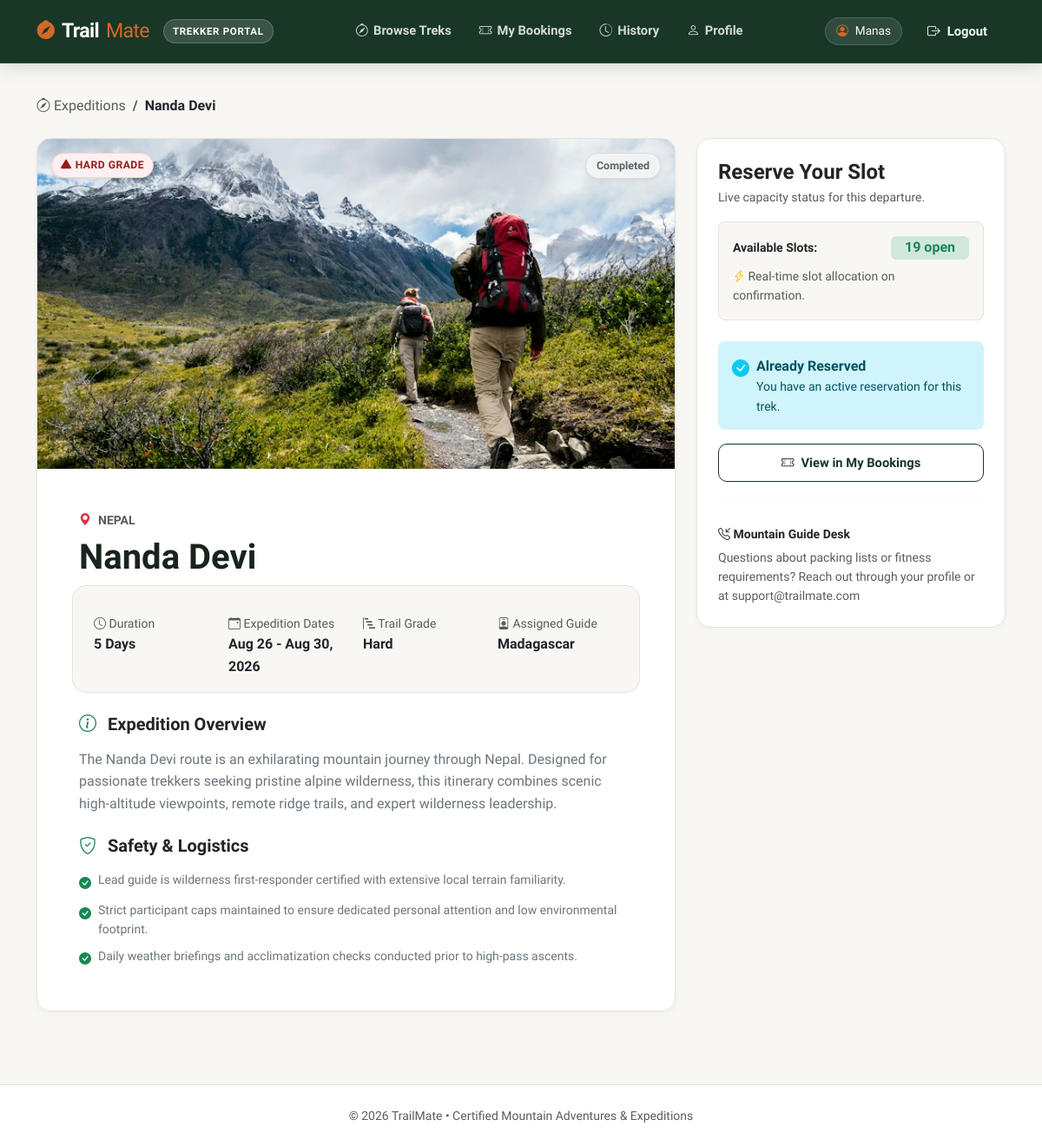
Page /user/treks/2 (signed in) on the committed database.
### models.py (models this page shows)
class User(db.Model, UserMixin):
    id = db.Column(db.Integer, primary_key=True)
    name = db.Column(db.String(100), nullable=False)
    email = db.Column(db.String(120), unique=True, nullable=False)
    password = db.Column(db.String(200), nullable=False)
    role = db.Column(db.String(20), nullable=False, default='user')
    contact_details = db.Column(db.String(200), nullable=True)
    status = db.Column(db.String(20), nullable=False, default='Active')  # Active/Inactive/Pending
    assigned_treks = db.relationship('Trek', backref='assigned_staff', lazy=True)
    bookings = db.relationship('Booking', backref='user', lazy=True)

class Trek(db.Model):
    trek_id = db.Column(db.Integer, primary_key=True)
    trek_name = db.Column(db.String(150), nullable=False)
    location = db.Column(db.String(150), nullable=False)
    difficulty = db.Column(db.String(50), nullable=False)
    duration = db.Column(db.String(50), nullable=False)  # e.g., '5 Days'
    available_slots = db.Column(db.Integer, nullable=False)
    assigned_staff_id = db.Column(db.Integer, db.ForeignKey('user.id'), nullable=True)
    status = db.Column(db.String(50), nullable=False, default='Open')  # Open/Started/Completed
    start_date = db.Column(db.Date, nullable=False)
    end_date = db.Column(db.Date, nullable=False)
    bookings = db.relationship('Booking', backref='trek', lazy=True)

### routes/user.py (the view)
@user_bp.route('/treks/<int:trek_id>')
@login_required
@user_required
def trek_details(trek_id):
    trek = Trek.query.get_or_404(trek_id)
    existing_booking = Booking.query.filter(
        Booking.user_id == current_user.id,
        Booking.trek_id == trek_id,
        Booking.status != 'Cancelled'
    ).first()
    has_booked = existing_booking is not None
    return render_template('user/trek_details.html', trek=trek, has_booked=has_booked)

### routes/user.py (called while the page is built)
def user_required(f):
    @wraps(f)
    def decorated_function(*args, **kwargs):
        if not current_user.is_authenticated or current_user.role != 'user':
            flash('Access Denied. Trekker account required.', 'warning')
            return redirect(url_for('auth.login'))
        return f(*args, **kwargs)
    return decorated_function

### templates/user/trek_details.html (shortened to what this page needs)
{% extends "user/user_layout.html" %}
{% block user_content %}
<nav class="mb-4" aria-label="breadcrumb">
    <ol class="breadcrumb small">
        <li class="breadcrumb-item"><a href="{{ url_for('user.dashboard') }}" class="text-decoration-none text-muted"><i class="bi bi-compass"></i> Expeditions</a></li>
        <li class="breadcrumb-item active text-dark fw-bold" aria-current="page">{{ trek.trek_name }}</li>
    </ol>
</nav>
{% set trek_img = 'images/trek_lake.jpg' if ('Lake' in trek.trek_name or 'Roopkund' in trek.trek_name) else ('images/trek_forest.jpg' if ('Valley' in trek.trek_name or 'Flower' in trek.trek_name or 'Fort' in trek.trek_name or 'Trail' in trek.trek_name or 'Triund' in trek.trek_name) else ('images/trek_summit.jpg' if ('Summit' in trek.trek_name or 'K2' in trek.trek_name or 'Kangri' in trek.trek_name) else 'images/trek_himalayas.jpg')) %}
<div class="row g-4">
    <div class="col-lg-8">
        <div class="content-panel mb-4 overflow-hidden">
            <div class="position-relative" style="height: 380px;">
                <img src="{{ url_for('static', filename=trek_img) }}" alt="{{ trek.trek_name }}" class="w-100 h-100 object-fit-cover">
                <div class="position-absolute top-0 start-0 m-3">
                    <span class="badge-difficulty {{ trek.difficulty|lower }} shadow-sm">
                        <i class="bi bi-triangle-fill"></i> {{ trek.difficulty }} Grade
                    </span>
                </div>
                <div class="position-absolute top-0 end-0 m-3">
                    <span class="badge-status status-{{ trek.status|lower }} shadow-sm">{{ trek.status }}</span>
                </div>
            </div>
            <div class="p-4 p-md-5">
                <div class="d-flex align-items-center gap-2 text-uppercase fw-bold text-muted small mb-2">
                    <i class="bi bi-geo-alt-fill text-danger"></i> {{ trek.location }}
                </div>
                <h1 class="display-6 fw-bold mb-4" style="color: var(--tm-text);">{{ trek.trek_name }}</h1>
                <div class="row g-3 p-3 rounded-4 mb-4" style="background-color: var(--tm-bg); border: 1px solid var(--tm-border);">
                    <div class="col-6 col-md-3">
                        <div class="small text-muted"><i class="bi bi-clock"></i> Duration</div>
                        <div class="fw-bold fs-6 text-dark">{{ trek.duration }}</div>
                    </div>
                    <div class="col-6 col-md-3">
                        <div class="small text-muted"><i class="bi bi-calendar-event"></i> Expedition Dates</div>
                        <div class="fw-bold fs-6 text-dark">{{ trek.start_date.strftime('%b %d') }} - {{ trek.end_date.strftime('%b %d, %Y') }}</div>
                    </div>
                    <div class="col-6 col-md-3">
                        <div class="small text-muted"><i class="bi bi-bar-chart-steps"></i> Trail Grade</div>
                        <div class="fw-bold fs-6 text-dark">{{ trek.difficulty }}</div>
                    </div>
                    <div class="col-6 col-md-3">
                        <div class="small text-muted"><i class="bi bi-person-badge"></i> Assigned Guide</div>
                        <div class="fw-bold fs-6 text-dark">{{ trek.assigned_staff.name if trek.assigned_staff else 'Wilderness Staff' }}</div>
                    </div>
                </div>
                <h5 class="fw-bold text-dark mb-3"><i class="bi bi-info-circle text-success me-2"></i> Expedition Overview</h5>
                <p class="text-secondary leading-relaxed mb-4">
                    The {{ trek.trek_name }} route is an exhilarating mountain journey through {{ trek.location }}. Designed for passionate trekkers seeking pristine alpine wilderness, this itinerary combines scenic high-altitude viewpoints, remote ridge trails, and expert wilderness leadership.
                </p>
                <h5 class="fw-bold text-dark mb-3"><i class="bi bi-shield-check text-success me-2"></i> Safety & Logistics</h5>
                <ul class="list-unstyled text-secondary small d-flex flex-column gap-2 mb-0">
                    <li class="d-flex align-items-start gap-2">
                        <i class="bi bi-check-circle-fill text-success mt-1"></i>
                        <span>Lead guide is wilderness first-responder certified with extensive local terrain familiarity.</span>
                    </li>
                    <li class="d-flex align-items-start gap-2">
                        <i class="bi bi-check-circle-fill text-success mt-1"></i>
                        <span>Strict participant caps maintained to ensure dedicated personal attention and low environmental footprint.</span>
                    </li>
                    <li class="d-flex align-items-start gap-2">
                        <i class="bi bi-check-circle-fill text-success mt-1"></i>
                        <span>Daily weather briefings and acclimatization checks conducted prior to high-pass ascents.</span>
                    </li>
                </ul>
            </div>
        </div>
    </div>
    <div class="col-lg-4">
        <div class="content-panel p-4 position-sticky" style="top: 90px;">
            <h4 class="fw-bold mb-1 text-dark">Reserve Your Slot</h4>
            <p class="small text-muted mb-3">Live capacity status for this departure.</p>
            <div class="p-3 rounded-3 mb-4" style="background-color: var(--tm-bg); border: 1px solid var(--tm-border);">
                <div class="d-flex justify-content-between align-items-center mb-1">
                    <span class="small fw-bold text-dark">Available Slots:</span>
                    <span class="badge bg-success-subtle text-success fs-6 fw-bold px-3">{{ trek.available_slots }} open</span>
                </div>
                <div class="small text-muted mt-2">
                    <i class="bi bi-lightning-charge text-warning"></i> Real-time slot allocation on confirmation.
                </div>
            </div>
            {% if has_booked %}
                <div class="alert alert-info border-0 rounded-3 d-flex align-items-start gap-2 mb-3">
                    <i class="bi bi-check-circle-fill text-info fs-5 flex-shrink-0"></i>
                    <div>
                        <div class="fw-bold">Already Reserved</div>
                        <div class="small">You have an active reservation for this trek.</div>
                    </div>
                </div>
                <a href="{{ url_for('user.my_bookings') }}" class="btn btn-outline-primary w-100">
                    <i class="bi bi-ticket-perforated"></i> View in My Bookings
                </a>
            {% endif %}
            <hr class="my-4" style="border-color: var(--tm-border-light);">
            <div class="small text-muted">
                <div class="fw-bold text-dark mb-1"><i class="bi bi-telephone-inbound"></i> Mountain Guide Desk</div>
                Questions about packing lists or fitness requirements? Reach out through your profile or at support@trailmate.com
            </div>
        </div>
    </div>
</div>
{% endblock %}

### templates/user/user_layout.html
{% extends "base.html" %}
{% block content %}
<nav class="tm-navbar">
    <div class="container d-flex align-items-center justify-content-between flex-wrap gap-2">
        <div class="d-flex align-items-center gap-3">
            <a href="{{ url_for('auth.index') }}" class="brand-logo">
                <i class="bi bi-compass-fill logo-icon"></i>
                <span class="logo-trail">Trail</span><span class="logo-mate">Mate</span>
            </a>
            <span class="portal-badge d-none d-sm-inline-block">Trekker Portal</span>
        </div>
        <div class="d-flex align-items-center flex-wrap gap-1 order-3 order-md-2 mt-2 mt-md-0">
            <a href="{{ url_for('user.dashboard') }}" class="nav-link {% if request.endpoint == 'user.dashboard' %}active{% endif %}">
                <i class="bi bi-compass"></i> Browse Treks
            </a>
            <a href="{{ url_for('user.my_bookings') }}" class="nav-link {% if request.endpoint == 'user.my_bookings' %}active{% endif %}">
                <i class="bi bi-ticket-perforated"></i> My Bookings
            </a>
            <a href="{{ url_for('user.history') }}" class="nav-link {% if request.endpoint == 'user.history' %}active{% endif %}">
                <i class="bi bi-clock-history"></i> History
            </a>
            <a href="{{ url_for('user.profile') }}" class="nav-link {% if request.endpoint == 'user.profile' %}active{% endif %}">
                <i class="bi bi-person"></i> Profile
            </a>
        </div>
        <div class="d-flex align-items-center gap-2 order-2 order-md-3">
            <span class="user-chip d-none d-sm-inline-flex">
                <i class="bi bi-person-circle"></i> {{ current_user.name }}
            </span>
            <a href="{{ url_for('auth.logout') }}" class="btn btn-outline-light btn-sm btn-pill">
                <i class="bi bi-box-arrow-right"></i> Logout
            </a>
        </div>
    </div>
</nav>
<main class="portal-container">
    <div class="container">
        {% block user_content %}{% endblock %}
    </div>
</main>
<footer class="py-4 border-top text-center text-muted small bg-white mt-auto">
    <div class="container">
        &copy; 2026 TrailMate &bull; Certified Mountain Adventures & Expeditions
    </div>
</footer>
{% endblock %}

### static/css/style.css (style rules this page uses)
:root { --tm-primary: #183727; --tm-primary-hover: #11281c; --tm-primary-subtle: #edf3ee; --tm-primary-text: #0e2218; --tm-accent: #d36928; --tm-accent-hover: #b85418; --tm-accent-subtle: #fcf1e8; --tm-bg: #f8f7f4; --tm-bg-alt: #f1efe9; --tm-surface: #ffffff; --tm-surface-elevated: #ffffff; --tm-border: #e6e3da; --tm-border-light: #f0ede6; --tm-text: #19241d; --tm-text-secondary: #58645c; --tm-text-tertiary: #87948b; --tm-text-inverse: #ffffff; --tm-easy-bg: #eaf5ed; --tm-easy-border: #c3e5cb; --tm-easy-text: #1b5e20; --tm-moderate-bg: #fef4e8; --tm-moderate-border: #fcd9b6; --tm-moderate-text: #9a3412; --tm-hard-bg: #fef0f0; --tm-hard-border: #fccfcf; --tm-hard-text: #991b1b; --tm-shadow-sm: 0 2px 6px rgba(24, 55, 39, 0.04); --tm-shadow-md: 0 10px 25px -4px rgba(24, 55, 39, 0.07), 0 4px 10px -2px rgba(24, 55, 39, 0.03); --tm-shadow-lg: 0 20px 40px -8px rgba(24, 55, 39, 0.12), 0 8px 16px -4px rgba(24, 55, 39, 0.05); --tm-radius: 16px; --tm-radius-sm: 10px; --tm-transition: all 0.25s cubic-bezier(0.16, 1, 0.3, 1); }
* { box-sizing: border-box; }
body { margin: 0; font-family: 'Plus Jakarta Sans', -apple-system, BlinkMacSystemFont, "Segoe UI", Roboto, sans-serif; background-color: var(--tm-bg); color: var(--tm-text); line-height: 1.6; -webkit-font-smoothing: antialiased; -moz-osx-font-smoothing: grayscale; min-height: 100vh; display: flex; flex-direction: column; }
a { color: var(--tm-primary); text-decoration: none; transition: var(--tm-transition); }
.brand-logo { display: inline-flex; align-items: center; gap: 8px; font-size: 1.45rem; font-weight: 800; text-decoration: none; letter-spacing: -0.03em; }
.brand-logo .logo-icon { color: var(--tm-accent); font-size: 1.35rem; }
.brand-logo .logo-trail { color: var(--tm-text-inverse); font-weight: 800; }
.brand-logo .logo-mate { color: var(--tm-accent); font-weight: 400; }
.tm-navbar { background-color: var(--tm-primary); color: var(--tm-text-inverse); padding: 14px 0; box-shadow: 0 4px 20px rgba(17, 40, 28, 0.15); position: sticky; top: 0; z-index: 1020; border-bottom: 1px solid rgba(255, 255, 255, 0.08); }
.tm-navbar .nav-link { color: rgba(255, 255, 255, 0.82); font-weight: 600; font-size: 0.92rem; padding: 8px 14px; border-radius: 8px; transition: var(--tm-transition); display: flex; align-items: center; gap: 6px; }
.portal-badge { font-size: 0.72rem; font-weight: 700; text-transform: uppercase; letter-spacing: 0.06em; padding: 4px 10px; border-radius: 100px; background-color: rgba(255, 255, 255, 0.15); color: #ffffff; border: 1px solid rgba(255, 255, 255, 0.2); }
.user-chip { display: inline-flex; align-items: center; gap: 8px; padding: 4px 12px; background-color: rgba(255, 255, 255, 0.1); border-radius: 100px; font-size: 0.85rem; color: #ffffff; border: 1px solid rgba(255, 255, 255, 0.15); }
.user-chip i { color: var(--tm-accent); }
.btn { font-weight: 600; font-size: 0.92rem; border-radius: 10px; padding: 10px 20px; transition: var(--tm-transition); display: inline-flex; align-items: center; justify-content: center; gap: 8px; border: 1px solid transparent; }
.btn-outline-primary, .btn-outline-green { color: var(--tm-primary); border-color: var(--tm-primary); background-color: transparent; }
.btn-pill { border-radius: 100px; }
.badge-difficulty { display: inline-flex; align-items: center; gap: 4px; font-size: 0.76rem; font-weight: 700; padding: 4px 10px; border-radius: 100px; text-transform: uppercase; letter-spacing: 0.04em; backdrop-filter: blur(6px); }
.badge-difficulty.hard { background-color: var(--tm-hard-bg); color: var(--tm-hard-text); border: 1px solid var(--tm-hard-border); }
.badge-status { display: inline-flex; align-items: center; gap: 5px; font-size: 0.78rem; font-weight: 700; padding: 4px 12px; border-radius: 100px; }
.badge-status.status-completed { background-color: #f1f3f4; color: #5f6368; border: 1px solid #dadce0; }
.portal-container { padding: 36px 0 60px 0; flex-grow: 1; }
.content-panel { background-color: var(--tm-surface); border-radius: var(--tm-radius); border: 1px solid var(--tm-border); box-shadow: var(--tm-shadow-sm); overflow: hidden; }

### rows in the picture
User: name "Manas"
Trek: trek_name "Nanda Devi", difficulty "HARD", status "Completed", location "NEPAL", duration "5 Days", start_date "Aug 26", end_date "Aug 30, 2026", difficulty "Hard", location "Nepal", available_slots "19"
User: assigned_staff "Madagascar"
